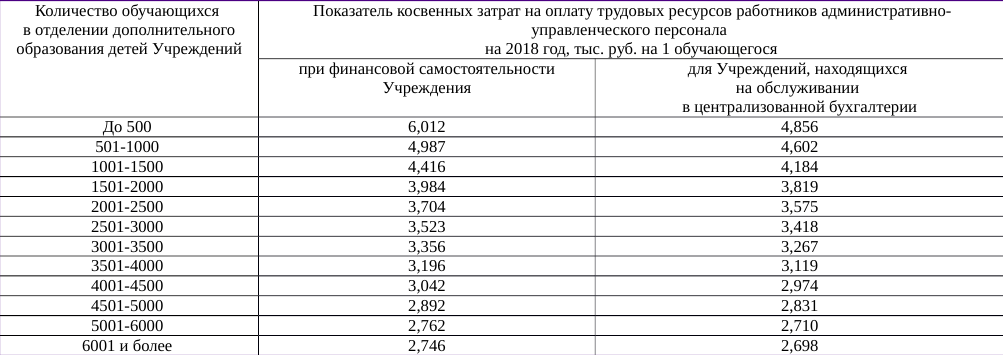
#> input picture data/private/65.png, 1003 x 355 px
$ python final.py
#> lines starting #> are read from the running program, lines starting #| are printed output that depends on the picture; after the words box and inside, x2 and y2 are one past the last pixel; in counts of white or black regions, pixels touching at a corner belong together
import cv2
import numpy as ny
import xml.etree.ElementTree as ET

def processImage(img,morph_size):
    gray = cv2.cvtColor(img, cv2.COLOR_BGR2GRAY)
    thresh = cv2.adaptiveThreshold(gray, 255, cv2.ADAPTIVE_THRESH_GAUSSIAN_C, cv2.THRESH_BINARY_INV, 11, 10)
    kernel = cv2.getStructuringElement(cv2.MORPH_CROSS, morph_size)
    thresh = cv2.dilate(thresh, kernel, iterations=1)
    return thresh

def find_Contours(thresh):
    min_text_height_limit=3
    max_text_height_limit=18

    min_text_width_limit=5
    max_text_width_limit=500

    min_text_area_limit=1
    max_text_area_limit=2000

    contours, hierarchy = cv2.findContours(thresh, cv2.RETR_LIST, cv2.CHAIN_APPROX_SIMPLE)
    boxes = []
    for contour in contours:
        box = cv2.boundingRect(contour)
        h = box[3]
        w = box[2]
        area = cv2.contourArea(contour)
        if min_text_height_limit < h < max_text_height_limit and min_text_width_limit < w < max_text_width_limit and min_text_area_limit < area < max_text_area_limit:
            boxes.append(box)
    return boxes

def get_htb(boxes):
    sum_height = 0
    lenboxes = len(boxes)
    for box in boxes:
        sum_height = sum_height + box[3]
    return sum_height/lenboxes

def lineSpacing(boxes):
    boxes.sort(key=lambda x: x[1], reverse=False)
    MaxLine = 0
    a = 0
    for i in range(len(boxes)-1):
        if MaxLine < (boxes[i + 1][1] - boxes[i][1]) and (boxes[i + 1][1] - boxes[i][1]) > 10:
            MaxLine = MaxLine + (boxes[i + 1][1] - boxes[i][1])
            a += 1
    MaxLine /= a
    return MaxLine


def getCorrection(thresh,with_ = 3,height_ = 1):
    kernel = cv2.getStructuringElement(cv2.MORPH_RECT, (with_, height_))
    thresh = cv2.dilate(thresh, kernel, iterations=1)
    boxes = find_Contours(thresh)
    line_spacing = lineSpacing(boxes)
    averageHeight = get_htb(boxes)
    return [averageHeight,line_spacing]

def testDNA(box1,box2):
    (x, y, w, h) = box1
    (x1, y1, w1, h1) = box2
    if (x+w >= x1) and (x1+w1 >= x) and (y+h >= y1) and (y1+h1 >= y):
        return True
    return False

def iou(results,resultsXml):
    lenArrXml = len(resultsXml)
    lenArrRs = len(results)
    lenArrMin = min(lenArrRs,lenArrXml)
    sum = 0
    boxTrue = 0
    for i in range(lenArrRs):
        accuracy = 0
        for j in range(lenArrXml):
            if testDNA(results[i],resultsXml[j]):
                (x, y, x1, y1) = resultsXml[j]
                (x2, y2, x3, y3) = results[i]
                areaXml = (x1 - x)*(y1 - y)
                areaRs = (x3 - x2)*(y3 - y2)
                w = min(x1,x3) - max(x,x2)
                h = min(y1,y3) - max(y,y2)
                areaOverlap = w*h
                if accuracy < areaOverlap/(areaXml + areaRs - areaOverlap) <=1:
                    accuracy = areaOverlap/(areaXml + areaRs - areaOverlap)
        print("độ chính xác của box ",i," là :",accuracy)
        if 0.5 < accuracy <= 1:
            boxTrue += 1
    print("tổng số box là : ",lenArrRs)
    return boxTrue/lenArrRs
    # return sum/lenArrXml

def getAllOverlaps(boxes,bounds, index):
    overlaps = []
    for i in range(len(boxes)):
            if testDNA(bounds, boxes[i]):
                overlaps.append(boxes[i])
    return overlaps


def clearBoxes(boxes,r,d):
    finished = False
    while not finished:
        finished = True

        index = len(boxes)-1
        while index >=0:
            (x, y, w, h) = boxes[index]
            x -= r
            y -= d
            w += 2*r
            h += 2*d
            overlaps = getAllOverlaps(boxes,(x, y, w, h),index)
            con = []
            for box in overlaps:
                (x1,y1,w1,h1) = box
                tl = [x1,y1]
                br = [x1 + w1, y1 + h1]
                con.append(tl)
                con.append(br)
            con = ny.array(con)
            (x2,y2,w2,h2) = cv2.boundingRect(con)
            for ind in overlaps:
                    if ind in boxes:
                        boxes.remove(ind)
            boxes.append((x2,y2,w2-1,h2-1))
            if len(overlaps) > 1:
                finished = False;
                break
            index -= 1

    return boxes

def readXml(pathXml):
    tree = ET.parse(pathXml)
    root = tree.getroot()
    a = []
    for child in root:
        b = []
        if child.tag == 'object':
            for con in child:
                if con.tag == 'bndbox':
                    for con2 in con:
                        b.append(con2.text)
            a.append(b)
    a = ny.array(a, dtype=ny.int32)
    return a

if "BTL-DIP" == "BTL-DIP":
    imgname = "65"
    # imgname = "0"
    img = cv2.imread("data/private/" + imgname +".png")
#> img is the input picture: shape (355, 1003, 3); mean B, G, R 237.1, 236.4, 236.6

    thresh = processImage(img,(1,1))
#> in processImage, `thresh = cv2.adaptiveThreshold(gray, 255, cv2.ADAPTIVE_THRESH_GAUSSIAN..`:
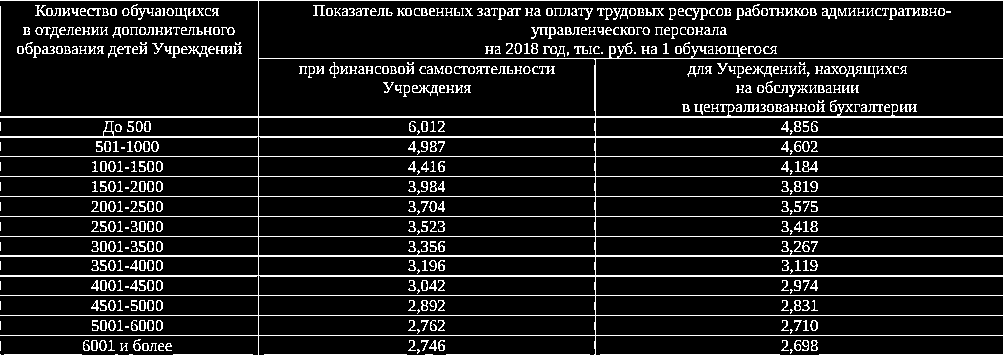
#> thresh: shape (355, 1003); 10.3% white in thin lines or dots
    correction = getCorrection(thresh)
#> in getCorrection, `thresh = cv2.dilate(thresh, kernel, iterations=1)`:
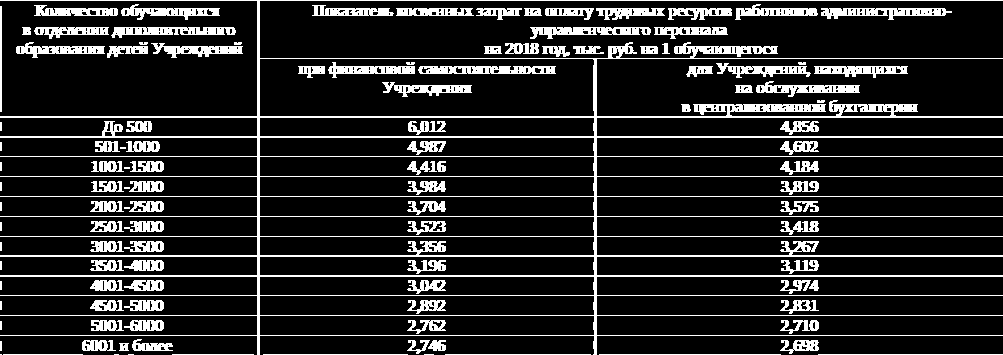
#> thresh: shape (355, 1003); 14.8% white; 119 white regions (19 under 20 px)
#> in find_Contours, `contours, hierarchy = cv2.findContours(thresh, cv2.RETR_LIST, cv2.CHAI..`: contours = 767 contours, 603 with area under 20; largest, box (x1, y1, x2, y2) and area: (0, 0, 1003, 355) 99960, (259, 58, 595, 117) 19380, (259, 315, 595, 336) 6690, (259, 295, 595, 316) 6690, (259, 216, 595, 237) 6690
#> the loop in find_Contours, `for contour in contours:` made 767 passes
#> (h, w, area) on passes 65, 67, 73: (6, 7, 21.5), (7, 7, 21.5), (11, 8, 42.5)
#> after the loop in find_Contours, `for contour in contours:`: boxes = 180 items, first 6: (160, 346, 6, 5), (801, 345, 7, 6), (119, 343, 10, 8), (796, 340, 6, 5), (85, 340, 6, 6), (780, 340, 39, 14)
#> the loop in lineSpacing, `for i in range(len(boxes)-1):` made 179 passes
#> (MaxLine, a) on passes 25, 105: (16, 1), (35, 2)
#> after the loop in lineSpacing, `for i in range(len(boxes)-1):`: MaxLine = 35; a = 2
#> in lineSpacing, `MaxLine /= a`: MaxLine = 17.5
#> in get_htb, `lenboxes = len(boxes)`: lenboxes = 180
#> the loop in get_htb, `for box in boxes:` made 180 passes
#> (box, sum_height) on passes 1 to 3: ((735, 4, 83, 16), 16), ((121, 4, 99, 16), 32), ((312, 5, 82, 11), 43)
#> after the loop in get_htb, `for box in boxes:`: sum_height = 1622
#> in getCorrection, `averageHeight = get_htb(boxes)`: averageHeight = 9.01
#> correction = [9.01, 17.5]
    height_text = correction[0]
#> height_text = 9.01
    lineToLine = correction[1]
#> lineToLine = 17.5
    letter_spacing = round(height_text*0.75)
#> letter_spacing = 7
    line_spacing =  lineToLine - round(height_text*1.6)
#> line_spacing = 3.5
    thresh2 = processImage(img,(round(height_text/2.5),1))
#> call 2 of processImage, with morph_size = (4, 1)
#> in processImage (call 2), `thresh = cv2.dilate(thresh, kernel, iterations=1)`:
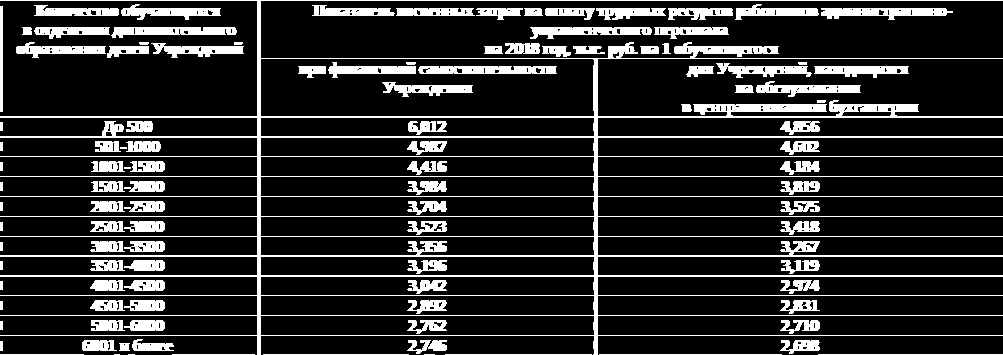
#> thresh: shape (355, 1003); 16.4% white; 111 white regions (5 under 20 px)
    boxes = find_Contours(thresh2)
#> in find_Contours (call 2), `contours, hierarchy = cv2.findContours(thresh, cv2.RETR_LIST, cv2.CHAI..`: contours = 468 contours, 346 with area under 20; largest, box (x1, y1, x2, y2) and area: (0, 0, 1003, 355) 100525, (260, 58, 595, 117) 19322, (260, 315, 595, 336) 6670, (260, 295, 595, 316) 6670, (260, 216, 595, 237) 6670
#> the loop in find_Contours (call 2), `for contour in contours:` made 468 passes
#> (box, h, w, area) on passes 19, 25, 26: ((119, 343, 11, 8), 8, 11, 58), ((780, 340, 40, 14), 14, 40, 312.5), ((407, 340, 40, 14), 14, 40, 246.5)
    results = clearBoxes(boxes,letter_spacing,line_spacing)
    for box in results:
        (x, y, w, h) = box
        cv2.rectangle(img, (x, y), (x + w -1, y + h -1), (0, 0, 255), 1)
#> this loop made 49 passes
#> box on passes 1 to 12: (780, 340, 40, 14), (407, 340, 40, 14), (407, 320, 40, 14), (780, 300, 40, 14), (90, 300, 75, 11), (780, 280, 40, 14), (90, 280, 75, 11), (407, 260, 40, 14), (797, 242, 18, 10), (90, 241, 75, 11), (780, 221, 40, 14), (90, 221, 75, 11)
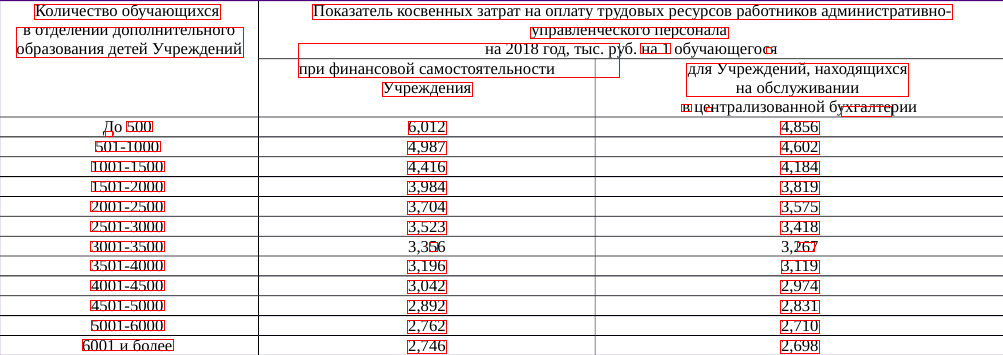
#> img: shape (355, 1003, 3); 2.44% of pixels changed, all inside (x1, y1, x2, y2) = (16, 4, 953, 354)
    # [16 lines of commented-out code are left out]
    cv2.imshow("thresh2",thresh2)
    cv2.imshow("thresh",thresh)
    cv2.imshow("img",img)
    cv2.waitKey()

$ run again, with data/private/49450.png copied over data/private/65.png
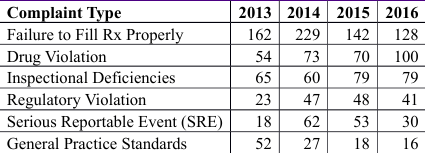
#> input picture data/private/49450.png, 425 x 153 px
#> img is the input picture: shape (153, 425, 3); mean B, G, R 223.7, 222.4, 222.9
#> contours = 282 contours, 186 with area under 20; largest, box (x1, y1, x2, y2) and area: (0, 0, 425, 153) 23974, (328, 22, 377, 45) 1054, (328, 0, 377, 23) 1054, (231, 22, 279, 45) 1032, (231, 0, 279, 23) 1032
#> the loop in find_Contours, `for contour in contours:` made 282 passes
#> (h, w, area) on passes 68, 72, 74: (10, 11, 51.5), (11, 9, 36.5), (11, 17, 120.5)
#> after the loop in find_Contours, `for contour in contours:`: boxes = 93 items, first 6: (37, 144, 6, 4), (21, 144, 6, 4), (88, 142, 6, 6), (76, 142, 6, 7), (45, 142, 6, 7), (258, 139, 11, 10)
#> the loop in lineSpacing, `for i in range(len(boxes)-1):` made 92 passes
#> (MaxLine, a) on passes 10, 37: (17, 1), (37, 2)
#> after the loop in lineSpacing, `for i in range(len(boxes)-1):`: MaxLine = 37; a = 2
#> in lineSpacing, `MaxLine /= a`: MaxLine = 18.5
#> lenboxes = 93
#> the loop in get_htb, `for box in boxes:` made 93 passes
#> (box, sum_height) on passes 1 to 8: ((385, 6, 34, 12), 12), ((10, 7, 10, 11), 23), ((354, 7, 16, 11), 34), ((336, 7, 18, 11), 45), ((311, 7, 10, 11), 56), ((286, 7, 25, 11), 67), ((256, 7, 16, 11), 78), ((238, 7, 18, 11), 89)
#> after the loop in get_htb, `for box in boxes:`: sum_height = 932
#> averageHeight = 10.02
#> correction = [10.02, 18.5]
#> height_text = 10.02
#> lineToLine = 18.5
#> letter_spacing = 8
#> `line_spacing =  lineToLine - round(height_text*1.6)`: line_spacing = 2.5
#> in processImage (call 2), `thresh = cv2.dilate(thresh, kernel, iterations=1)`:
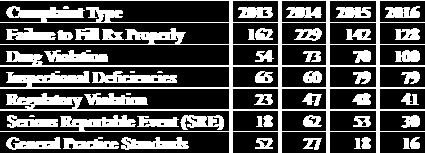
#> thresh: shape (153, 425); 32.2% white; 51 white regions (5 under 20 px)
#> contours = 189 contours, 103 with area under 20; largest, box (x1, y1, x2, y2) and area: (0, 0, 425, 153) 24522, (329, 22, 377, 45) 1032, (329, 0, 377, 23) 1032, (232, 22, 279, 45) 1010, (232, 0, 279, 23) 1010
#> the loop in find_Contours (call 2), `for contour in contours:` made 189 passes
#> (box, h, w, area) on passes 16, 18, 19: ((259, 139, 10, 8), 8, 10, 32), ((10, 138, 11, 11), 11, 11, 50), ((403, 138, 7, 11), 11, 7, 41.5)
#> the loop `for box in results:` made 38 passes
#> box on passes 1 to 8: (255, 138, 18, 11), (354, 137, 17, 12), (353, 116, 18, 11), (401, 115, 19, 13), (256, 115, 17, 12), (7, 115, 51, 13), (21, 93, 127, 17), (401, 71, 19, 13)
#> after the loop `for box in results:`:
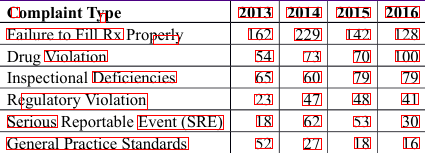
#> img: shape (153, 425, 3); 5.4% of pixels changed, all inside (x1, y1, x2, y2) = (6, 6, 420, 150)

$ run again, with data/private/49851.png copied over data/private/65.png
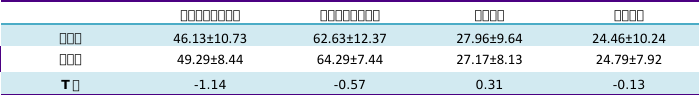
#> input picture data/private/49851.png, 699 x 95 px
#> img is the input picture: shape (95, 699, 3); mean B, G, R 234.2, 226.5, 216.4
#> contours = 124 contours, 49 with area under 20; largest, box (x1, y1, x2, y2) and area: (0, 23, 699, 25) 698, (0, 0, 699, 2) 698, (319, 10, 381, 21) 610, (180, 10, 241, 21) 600, (176, 54, 244, 64) 404
#> the loop in find_Contours, `for contour in contours:` made 124 passes
#> (box, h, w, area) on passes 6, 7, 8, 9, 11, 12, 13, 14: ((74, 80, 4, 11), 11, 4, 28), ((218, 80, 9, 9), 9, 9, 41), ((211, 80, 8, 9), 9, 8, 24), ((199, 80, 11, 9), 9, 11, 26.5), ((60, 80, 11, 9), 9, 11, 39), ((612, 79, 33, 10), 10, 33, 114), ((475, 79, 28, 10), 10, 28, 112), ((333, 79, 33, 10), 10, 33, 114)
#> after the loop in find_Contours, `for contour in contours:`: boxes = 40 items, first 6: (218, 80, 9, 9), (211, 80, 8, 9), (199, 80, 11, 9), (72, 80, 8, 11), (60, 80, 11, 9), (612, 79, 33, 10)
#> the loop in lineSpacing, `for i in range(len(boxes)-1):` made 39 passes
#> (MaxLine, a) on pass 4: (23, 1)
#> after the loop in lineSpacing, `for i in range(len(boxes)-1):`: MaxLine = 23; a = 1
#> in getCorrection, `line_spacing = lineSpacing(boxes)`: line_spacing = 23
#> lenboxes = 40
#> the loop in get_htb, `for box in boxes:` made 40 passes
#> (box, sum_height) on passes 1 to 8: ((613, 10, 32, 11), 11), ((474, 10, 31, 11), 22), ((319, 10, 62, 11), 33), ((180, 10, 61, 11), 44), ((592, 33, 75, 10), 54), ((471, 33, 52, 10), 64), ((456, 33, 15, 10), 74), ((313, 33, 74, 10), 84)
#> after the loop in get_htb, `for box in boxes:`: sum_height = 364
#> averageHeight = 9.1
#> correction = [9.1, 23]
#> height_text = 9.1
#> lineToLine = 23
#> letter_spacing = 7
#> `line_spacing =  lineToLine - round(height_text*1.6)`: line_spacing = 8
#> in processImage (call 2), `thresh = cv2.dilate(thresh, kernel, iterations=1)`:
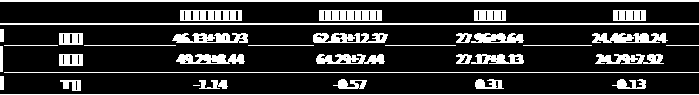
#> thresh: shape (95, 699); 18.3% white; 35 white regions (1 under 20 px)
#> contours = 99 contours, 55 with area under 20; largest, box (x1, y1, x2, y2) and area: (0, 23, 699, 25) 698, (0, 0, 699, 2) 698, (319, 10, 382, 21) 620, (180, 10, 242, 21) 610, (172, 33, 248, 43) 472
#> the loop in find_Contours (call 2), `for contour in contours:` made 99 passes
#> (box, h, w, area) on passes 3, 4, 6, 7, 8, 9, 10, 14: ((495, 80, 4, 9), 9, 4, 21), ((354, 80, 9, 9), 9, 9, 33), ((199, 80, 29, 9), 9, 29, 117), ((60, 80, 21, 11), 11, 21, 128.5), ((612, 79, 34, 10), 10, 34, 142), ((475, 79, 29, 10), 10, 29, 162.5), ((333, 79, 34, 10), 10, 34, 173), ((629, 59, 10, 5), 5, 10, 25.5)
#> `boxes = find_Contours(thresh2)`: boxes = 38 items, first 6: (354, 80, 9, 9), (199, 80, 29, 9), (60, 80, 21, 11), (612, 79, 34, 10), (475, 79, 29, 10), (333, 79, 34, 10)
#> the loop in clearBoxes, `while not finished:` made 11 passes
#> after the loop in clearBoxes, `while not finished:`: boxes = 19 items, first 6: (333, 79, 34, 10), (456, 54, 68, 10), (176, 54, 69, 10), (59, 54, 24, 12), (592, 33, 76, 10), (313, 33, 75, 10)
#> results has the same summary as boxes in clearBoxes
#> the loop `for box in results:` made 19 passes
#> after the loop `for box in results:`:
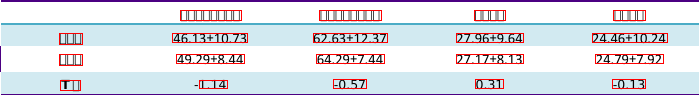
#> img: shape (95, 699, 3); 3.36% of pixels changed, all inside (x1, y1, x2, y2) = (59, 10, 668, 91)
